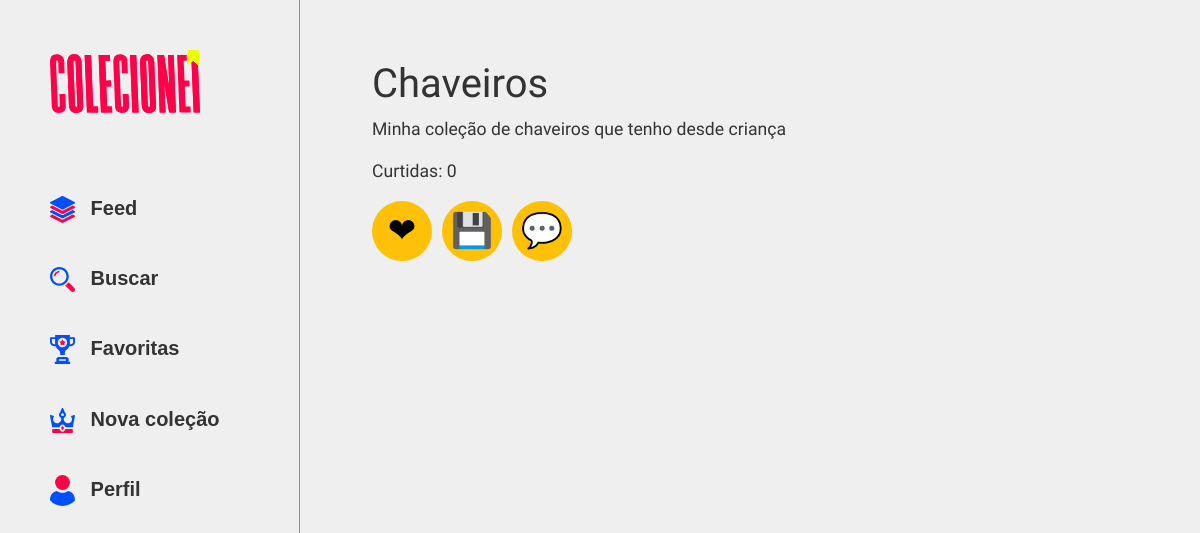
The app's page /colecao/luan/6/ (signed in) with its own data.
### colecoes/models.py (models this page shows, shortened)
class Colecao(models.Model):
    nome = models.CharField(max_length=100)
    descricao = models.TextField()
    cor = models.CharField(max_length=7, choices=COLOR_CHOICES, default='#FFCA2C')
    categoria = models.ForeignKey(Categoria, on_delete=models.SET_NULL, null=True)
    data_criacao = models.DateTimeField(auto_now_add=True)
    status_colecao = models.BooleanField(default=True)
    privacidade_colecao = models.BooleanField(default=False)
    tags = models.CharField(max_length=100, blank=True)
    orcamento_colecao = models.DecimalField(max_digits=10, decimal_places=2, blank=True, null=True)
    localizacao_colecao = models.CharField(max_length=100, blank=True)
    usuario = models.ForeignKey(Usuario, on_delete=models.CASCADE)
    likes = models.ManyToManyField(Usuario, related_name='colecoes_curtidas', blank=True)
    class Meta:
        unique_together = ('nome', 'usuario',)
    def get_likes_count(self):
        return self.likes.count()

### colecoes/views.py (the view)
# urls.py: path('colecao/<str:username>/<int:colecao_id>/', colecao, name='colecao'),
def colecao(request, username, colecao_id):
    if not request.user.is_authenticated:
        messages.error(request, 'Usuário não logado')
        return redirect('login')
    user = request.user
    usuario = get_object_or_404(Usuario, username=username)
    colecao = get_object_or_404(Colecao, usuario=usuario, id=colecao_id)
    likes_count = colecao.get_likes_count()
    user_has_liked = colecao.likes.filter(id=user.id).exists()
    user_has_saved = request.user.colecoes_salvas.filter(id=colecao_id).exists()
    icone = icone_aleatorio()
    return render(request, 'colecoes/colecao.html', {'user': user, 'username': username, 'colecao_id': colecao_id, 'colecao': colecao, 'icone_aleatorio': icone, 'likes_count': likes_count, 'user_has_liked': user_has_liked, 'user_has_saved': user_has_saved})

### colecoes/views.py (called while the page is built)
def icone_aleatorio():
    icones = ['fantasma.svg', 'caveira.svg', 'foguete.svg']
    icone_aleatorio = choice(icones)
    return icone_aleatorio

### templates/colecoes/colecao.html (shortened to what this page needs)
{% load static %}
<!DOCTYPE html>
<html lang="en">
<head>
    <link href="https://cdn.jsdelivr.net/npm/bootstrap@5.2.2/dist/css/bootstrap.min.css" rel="stylesheet"
>
    <link rel="stylesheet" href="{% static 'styles/colecoes/colecao.css' %}">
</head>
<body class="corpo">
    <div>
        {% include 'partials/_header.html' %}
    </div>
    <section class="corpo_pagina">
        <div class="titulo_pagina">
            <h1>{{ colecao.nome }}</h1>
            <p>{{ colecao.descricao }}</p>
            <div class="row">
                <div class="col-12 col lg-12">
                    <div class="row">
                        <div>
                            <p>Curtidas: {{ likes_count }}</p>
                        </div>
                    </div>
                </div>
            </div>
        </div>
        <div class="btn-group-horizontal">
            <a href="{% url 'like-colecao' colecao_id=colecao_id %}" class="btn btn-warning btn-fixed {% if user_has_liked %}liked{% endif %}" data-bs-toggle="tooltip" data-bs-placement="left" title="Curtir coleção">❤</a>
            <a href="{% url 'salvar-colecao' colecao_id=colecao_id %}" class="btn btn-warning btn-fixed {% if user_has_saved %}saved{% endif %}" data-bs-toggle="tooltip" data-bs-placement="left" title="Salvar coleção">💾</a>
            <a href="{% url 'comentar-colecao' colecao_id=colecao_id %}" class="btn btn-warning btn-fixed" data-bs-toggle="tooltip" data-bs-placement="left" title="Comentar sobre a coleção">💬</a>
        </div>
    </section>
</body>
</html>

### setup/static/styles/colecoes/colecao.css (style rules this page uses)
h1, h2, h3, h4, h5, h6 { font-family: "Sora", sans-serif; font-optical-sizing: auto; font-weight: 500; font-style: normal; text-overflow: ellipsis; overflow: hidden; white-space: nowrap; display: block; }
p, a { font-family: "Barlow Semi Condensed", sans-serif; font-weight: 400; font-style: normal; font-size: 1.1rem; text-overflow: ellipsis; overflow: hidden; white-space: nowrap; display: block; }
.corpo { background-color: #EFEFEF; font-family: 'Roboto', sans-serif; font-size: 14px; color: #333; margin: 0; padding: 0; overflow-x: hidden; display: flex; }
.corpo_pagina { width: 100%; height: 100vh; padding-left: 6%; padding-right: 3%; padding-top: 5%; overflow: auto; display: flex; flex-direction: column; }
.btn-group-horizontal { display: flex; flex-direction: row; justify-content: flex-start; }
.btn-fixed { margin-right: 10px; width: 60px; height: 60px; font-size: 34px; padding-left: 20px; padding-right: 20px; border-radius: 50%; display: flex; align-items: center; justify-content: center; border: 0; }

### records on screen
Colecao: nome "Chaveiros", descricao "Minha coleção de chaveiros que tenho desde criança"

### other values on screen
{{ likes_count }} "0"
